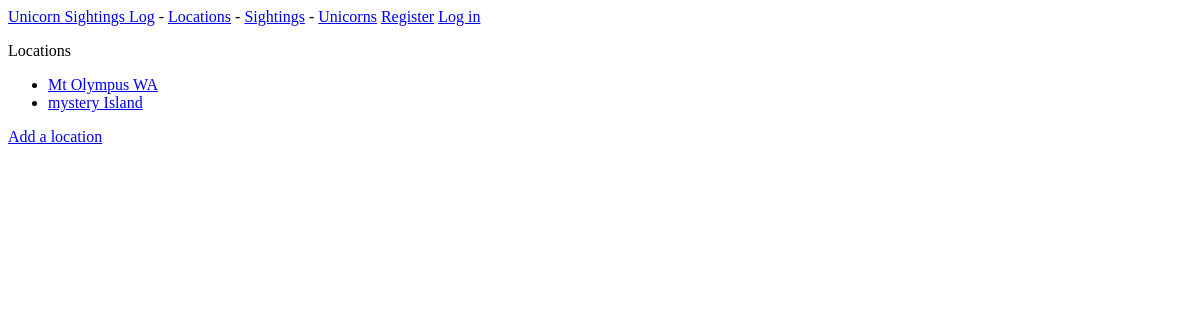
The app's page /Locations/, older data.
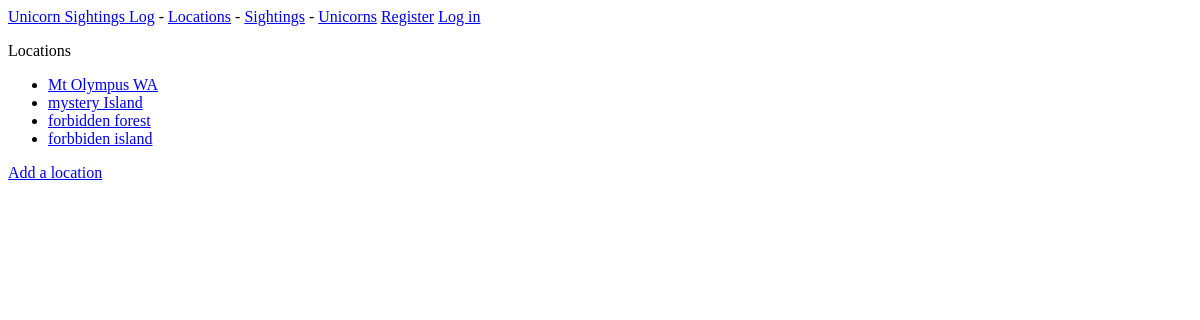
The same page, newer data.
### UnicornLog_REST/models.py (models this page shows)
class Location(models.Model):
    name = models.CharField(max_length=255)
    class Meta:
        verbose_name_plural = 'Locations'
    def __str__(self):
        return self.name

### UnicornLog_REST/views.py (the view)
# urls.py: path('Locations/', views.locations, name='locations'),
def locations(request):
    locations = Location.objects.all()
    context = {'locations': locations}
    return render(request, 'std/Locations.html', context)

### UnicornLog_REST/templates/std/Locations.html
{% extends 'std/base.html' %}
{%block content%}
<p> Locations </p>
<ul>
    {% for location in locations%}
        <li> <a href={% url 'UnicornLog_REST:location' location.id %}> {{location}} </li>
        {% empty %}
        <li> no locations in db </li>
     {% endfor %}
</ul>
<a href="{% url 'UnicornLog_REST:new_location' %}"> Add a location </a>
{%endblock content%}

### UnicornLog_REST/templates/std/base.html
<p>
    <a href= "{% url 'UnicornLog_REST:index' %}"> Unicorn Sightings Log</a> -
    <a href= "{% url 'UnicornLog_REST:locations' %}"> Locations</a> -
    <a href= "{% url 'UnicornLog_REST:sightings' %}"> Sightings</a> -
    <a href= "{% url 'UnicornLog_REST:unicorns' %}"> Unicorns</a>
    {% if user.is_authenticated %}
        Hello, {{ user.username}}.
        <a href="{% url 'users:logout' %}"> Log out </a>
    {% else %}
        <a href="{% url 'users:register' %}">Register</a>
        <a href="{% url 'users:login' %}"> Log in </a>
    {% endif %}
</p>
{% block content %}{% endblock content %}

Row changes from the older to the newer data that the page shows:
added Location: name "forbidden forest"
added Location: name "forbbiden island"
